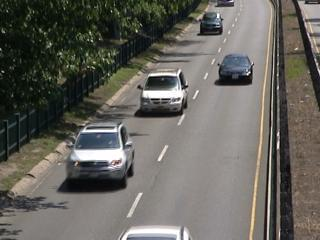
#> input picture advanced_vision_algorithms/optical_flow/data/highway/input/in001684.jpg, 320 x 240 px, given in place of in000100.jpg, which was not available
$ python Farneback.py
#> lines starting #> are read from the running program, lines starting #| are printed output that depends on the picture; pictures that were not available may be replaced by others from this repository, and a replacement may not be noted
import cv2
import numpy as np


def draw_flow(img, u, v, step, thresh, color):
    y, x = img.shape
    mm = (u*u+v*v)**0.5
    m = mm>thresh
    for j in range(0,y,step):
        for i in range (0,x,step):
            if m[j][i]:
                cv2.line(img, (i,j), (i+np.int32(u[j][i]), j+np.int32(v[j][i])), color)


f = open('data/highway/temporalROI.txt', 'r')
#> (reads advanced_vision_algorithms/segmentation/office/temporalROI.txt from the repository)
line = f.readline()
roi_start, roi_end = line.split()
roi_start = int(roi_start)
roi_end = int(roi_end)

i_start = roi_start
i_end = roi_end
i_step = 7

TP = 0
TN = 0
FP = 0
FN = 0

i_start = 100

I = cv2.imread('data/highway/input/in' + str('{:06d}'.format(i_start)) + '.jpg')
#> I is the input picture: shape (240, 320, 3); mean B, G, R 93.2, 99.7, 101.6
I = cv2.cvtColor(I, cv2.COLOR_BGR2GRAY)
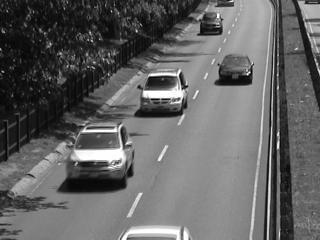
#> I: shape (240, 320); min 0, max 255, mean 99.5

for i in range(i_start, i_end, i_step):
    I_before = I
    I_color = cv2.imread('data/highway/input/in' + str('{:06d}'.format(i)) + '.jpg')
    I = cv2.cvtColor(I_color, cv2.COLOR_BGR2GRAY)

    flow = cv2.calcOpticalFlowFarneback(I_before, I, None, 0.4, 1, 12, 2, 8, 1.2, 0)
    I_res = I
    u = flow[:, :, 0]
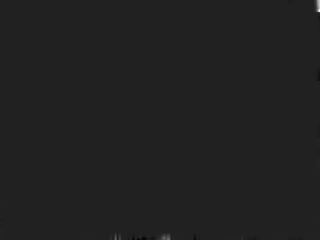
#> u: shape (240, 320) float32; min -0.212, max 1.4, mean 0.000564; drawn with min black and max white
    v = flow[:, :, 1]
    draw_flow(I_res, u, v, 5, 10, [0, 255, 0])
#> in draw_flow, `mm = (u*u+v*v)**0.5`:
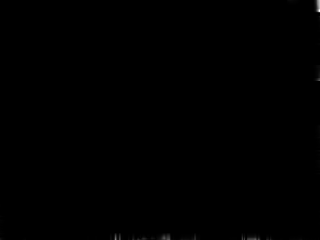
#> mm: shape (240, 320) float32; min 0, max 1.4, mean 0.00144; drawn with min black and max white
#> in draw_flow, `m = mm>thresh`: m: shape (240, 320) bool; every value is 0
#> (the run stopped early here; a loop or call above may not have finished)
